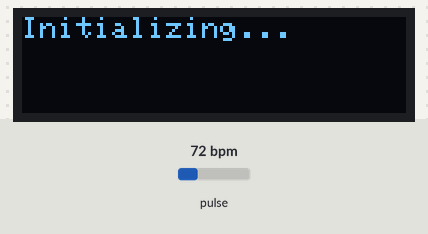
Bench run of a program on a simulated ESP32. Parts: 128×32 one-colour display. Inputs (shaded band) come from the test bench; at power-on: pulse 72 bpm. The display library's start-up logo is not drawn; what the program prints to the serial monitor is not drawn.

Above: at 2.1 s.
At 5.2 s:
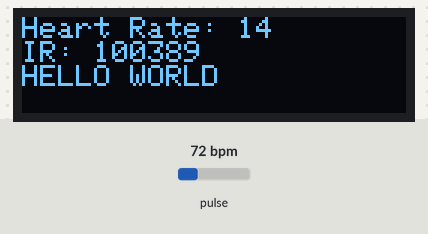
5.3 s: pulse set to 42 bpm
At 6.9 s:
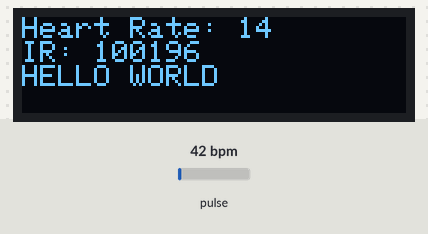
8.3 s: pulse set to 70 bpm
At 9.5 s:
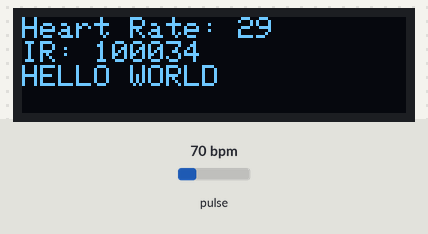
11.3 s: pulse set to 100 bpm
At 13.0 s:
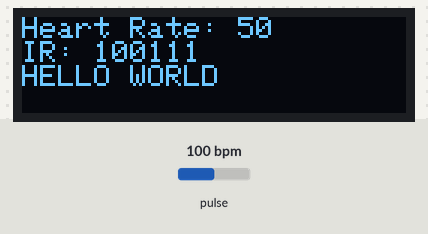
Timing chart, 0 to 14.5 s (numbered marks = the images above; inputs shaded):
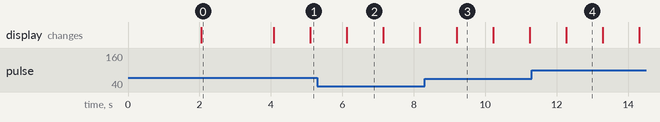

Measured:
- what the display in image 0 shows lasts 2.0 s, from 2.1 s to 4.1 s
- what the display in image 2 shows lasts 1.0 s, from 6.1 s to 7.1 s

The program:

main.cpp
```cpp
#include <Wire.h>
#include <Adafruit_GFX.h>
#include <Adafruit_SSD1306.h>
#include "MAX30105.h"
#include "heartRate.h"

#define SCREEN_WIDTH 128
#define SCREEN_HEIGHT 32
#define OLED_RESET -1
#define SCREEN_ADDRESS 0x3C
Adafruit_SSD1306 display(SCREEN_WIDTH, SCREEN_HEIGHT, &Wire, OLED_RESET);

MAX30105 particleSensor;
const byte RATE_SIZE = 4;
byte rates[RATE_SIZE];
byte rateSpot = 0;
long lastBeat = 0;
float beatsPerMinute;
int beatAvg;

void setup() {
  Serial.begin(115200);
  Serial.println("Initializing...");

  if (!particleSensor.begin(Wire, I2C_SPEED_FAST)) {
    Serial.println("MAX30105 was not found. Please check wiring/power. ");
    while (1);
  }
  Serial.println("Place your index finger on the sensor with steady pressure.");

  particleSensor.setup();
  particleSensor.setPulseAmplitudeRed(0x0A);
  particleSensor.setPulseAmplitudeGreen(0);

  if (!display.begin(SSD1306_SWITCHCAPVCC, SCREEN_ADDRESS)) {
    Serial.println(F("SSD1306 allocation failed"));
    for (;;) {} // Don't proceed, loop forever
  }

  display.display();
  delay(2000);
  display.clearDisplay();

  display.setTextSize(1);
  display.setTextColor(SSD1306_WHITE);
  display.setCursor(0, 0);
  display.println("Initializing...");

  display.display();
  delay(2000);
}

void loop() {
  long irValue = particleSensor.getIR();

  if (checkForBeat(irValue) == true) {
    long delta = millis() - lastBeat;
    lastBeat = millis();

    beatsPerMinute = 60 / (delta / 1000.0);

    if (beatsPerMinute < 255 && beatsPerMinute > 20) {
      rates[rateSpot++] = (byte)beatsPerMinute;
      rateSpot %= RATE_SIZE;

      beatAvg = 0;
      for (byte x = 0; x < RATE_SIZE; x++)
        beatAvg += rates[x];
      beatAvg /= RATE_SIZE;
    }
  }

  Serial.print("IR=");
  Serial.print(irValue);
  Serial.print(", BPM=");
  Serial.print(beatsPerMinute);
  Serial.print(", Avg BPM=");
  Serial.print(beatAvg);

  if (irValue < 50000)
    Serial.print(" No finger?");

  Serial.println();

  // Display heart rate on OLED
  display.clearDisplay();
  display.print("HELLO WORLD");
  display.setTextSize(1);
  display.setTextColor(SSD1306_WHITE);
  display.setCursor(0, 0);
  display.print("Heart Rate: ");
  display.println(beatAvg);
  display.print("IR: ");
  display.println(irValue);
  display.display();

  delay(1000); // Update every second
}
```
